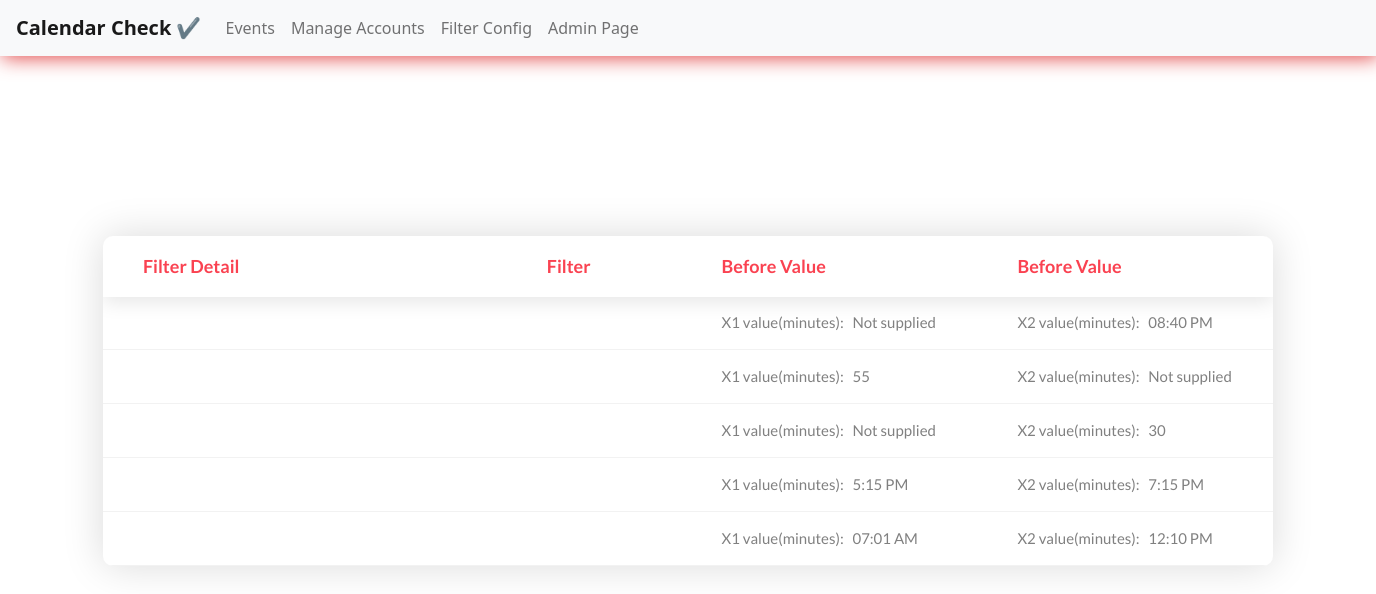
/filter, run on an earlier commit of the app's database.
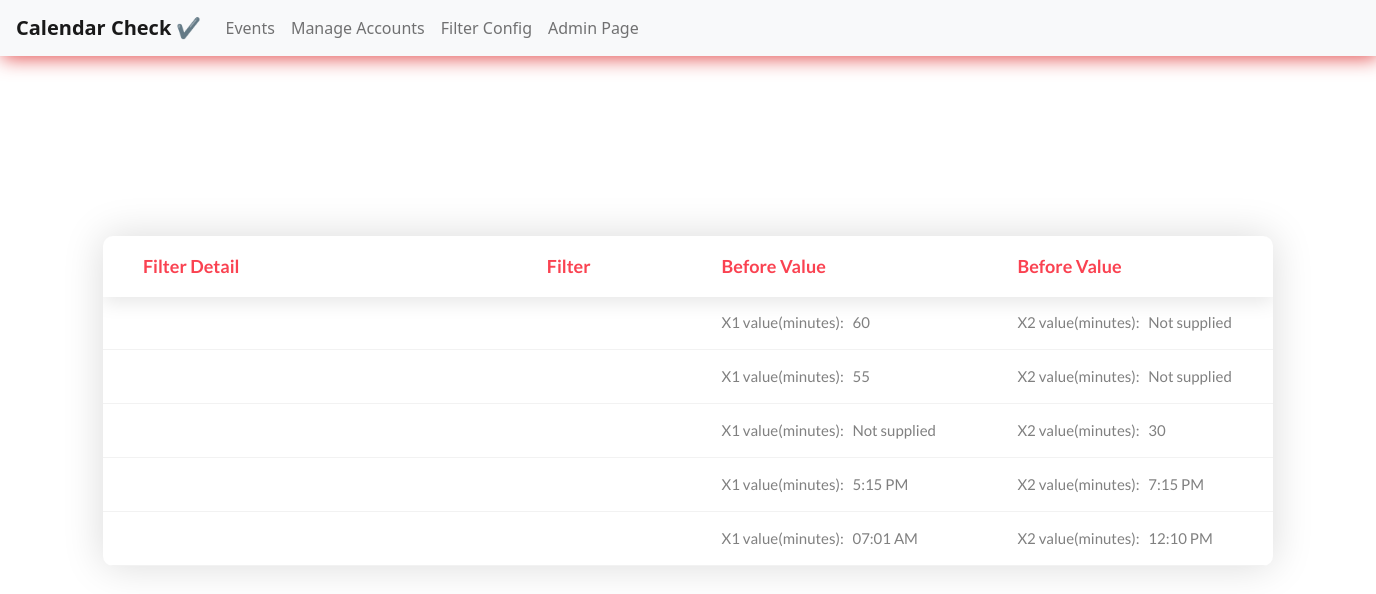
And on a later commit of the database.
### cal/models.py (models this page shows, shortened)
class Filter(models.Model):
    filter_detail = models.CharField('Filter Detail', max_length=300, null=True)
    keyword = models.CharField(max_length=30, choices=keyword)
    X1 = models.CharField('value to set(X1)', max_length=200, null=True, blank=True)
    X2 = models.CharField('value to set(X2)', max_length=200, null=True, blank=True)
    add_temperature = models.BooleanField('Add Temperature?', default=False)
    Temperature_X1 = models.FloatField('Temperature value (X1)', null=True, blank=True)
    Temperature_X2 = models.FloatField('Temperature value (X2)', null=True, blank=True)
    class Meta:
        verbose_name_plural = "FIlters"

### cal/views.py (the view)
# urls.py: path('filter', filter_config, name='filter'),
def filter_config(request):
    filters = Filter.objects.all()
    context = {'filters': filters}
    return render(request, 'cal/filter_config.html', context)

### cal/templates/cal/filter_config.html
{% extends 'index.html' %}
{% block content %}
<div class="limiter">
    <div class="container-table100">
        <div class="wrap-table100">
            <div class="table100 ver2 m-b-110">
                <div class="table100-head">
                    <table>
                        <thead>
                            <tr class="row100 head">
                                <th class="cell100 column1">Filter Detail</th>
                                <th class="cell100 column2">Filter</th>
                                <th class="cell100 column3">Before Value</th>
                                <th class="cell100 column4">Before Value</th>
                            </tr>
                        </thead>
                    </table>
                </div>
                <div class="table100-body js-pscroll">
                    <table>
                        <tbody>
                            {% for filter in filters %}
                            {% if filter.name == 'Temperature' %}
                            <tr class="row100 body">
                                <td class="cell100 column1">{{ filter.detail }}</td>
                                <td class="cell100 column2">{{ filter.name }}</td>
                                <td class="cell100 column3">X1 value(Celsius): &nbsp; {{ filter.X1|default_if_none:"Not supplied" }}</td>
                                <td class="cell100 column4">X2 value(Celsius): &nbsp; {{ filter.X2|default_if_none:"Not supplied" }}</td>
                            </tr>
                            {% else %}
                            <tr class="row100 body">
                                <td class="cell100 column1">{{ filter.detail }}</td>
                                <td class="cell100 column2">{{ filter.name }}</td>
                                <td class="cell100 column3">X1 value(minutes): &nbsp; {{ filter.X1|default_if_none:"Not supplied" }}</td>
                                <td class="cell100 column4">X2 value(minutes): &nbsp; {{ filter.X2|default_if_none:"Not supplied" }}</td>
                            </tr>
                            {% endif %}
                            {% endfor %}
                        </tbody>
                    </table>
                </div>
            </div>
        </div>
    </div>
</div>
{% endblock content %}

What changed in the data, as far as the page shows it:
changed Filter (number 1 of 5 on the later page): X1 "Not supplied" → "60"; X2 "08:40 PM" → "Not supplied"
